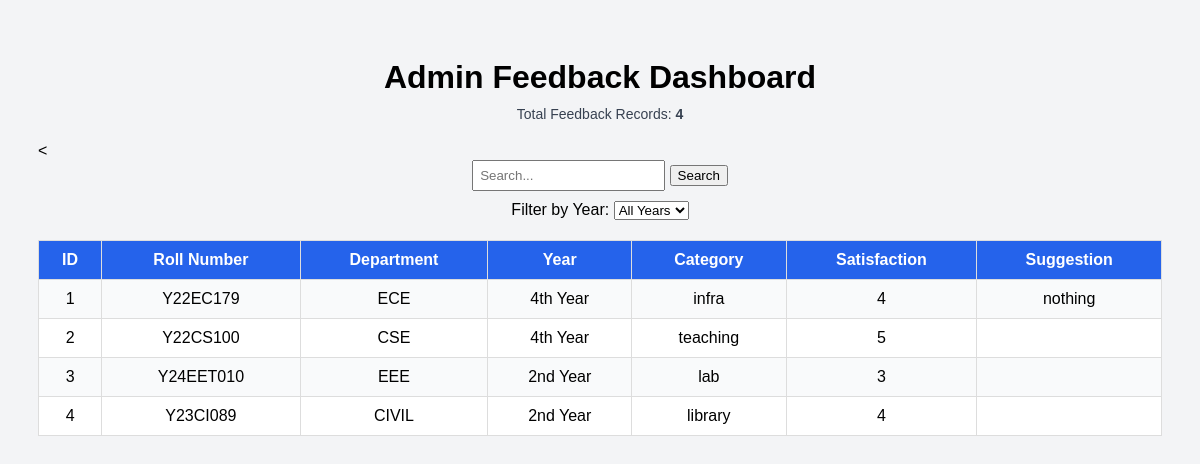
The page /admin (signed in) on the database its author committed.
### tables this page shows
CREATE TABLE feedback (
        id INTEGER PRIMARY KEY AUTOINCREMENT,
        roll_number TEXT,
        department TEXT,
        year TEXT,
        category TEXT,
        satisfaction INTEGER,
        suggestion TEXT
    );

### app.py (the view)
@app.route("/admin")
def admin():
    if "user" not in session:
        return redirect(url_for("login"))
    year = request.args.get("year")
    search = request.args.get("q", "")
    conn = sqlite3.connect("feedback.db")
    cursor = conn.cursor()
    if search:
        cursor.execute("""
            SELECT * FROM feedback
            WHERE roll_number LIKE ? OR category LIKE ? OR suggestion LIKE ?
        """, (f"%{search}%", f"%{search}%", f"%{search}%"))
    elif year and year != "":
        cursor.execute(
            "SELECT * FROM feedback WHERE year = ?",
            (year,)
        )
    else:
        cursor.execute("SELECT * FROM feedback")
    data = cursor.fetchall()
    conn.close()
    return render_template("admin.html", feedback=data, search=search)

### templates/admin.html (shortened to what this page needs)
<!DOCTYPE html>
<html>
<head>
</head>
<body>
<h1>Admin Feedback Dashboard</h1>
<div class="count">
    Total Feedback Records: <strong>{{ feedback|length }}</strong>
</div>
<<div class="filter">
    <form method="GET" action="/admin" style="margin-bottom:10px;">
        <input type="text" name="q" value="{{ search }}" placeholder="Search..." style="padding:6px;">
        <button type="submit">Search</button>
    </form>
    <form method="GET" action="/admin">
        <label>Filter by Year:</label>
        <select name="year" onchange="this.form.submit()">
            <option value="">All Years</option>
        </select>
    </form>
</div>
<table>
    <tr>
        <th>ID</th>
        <th>Roll Number</th>
        <th>Department</th>
        <th>Year</th>
        <th>Category</th>
        <th>Satisfaction</th>
        <th>Suggestion</th>
    </tr>
    {% if feedback|length == 0 %}
    <tr>
        <td colspan="7" class="no-data">
            No feedback available for selected year
        </td>
    </tr>
    {% else %}
        {% for row in feedback %}
        <tr>
            <td>{{ row[0] }}</td>
            <td>{{ row[1] }}</td>
            <td>{{ row[2] }}</td>
            <td>{{ row[3] }}</td>
            <td>{{ row[4] }}</td>
            <td>{{ row[5] }}</td>
            <td>{{ row[6] }}</td>
        </tr>
        {% endfor %}
    {% endif %}
</table>
</body>
</html>

### templates/admin.html (style rules this page uses)
body { font-family: Arial, sans-serif; background-color: #f3f4f6; padding: 30px; }
h1 { text-align: center; margin-bottom: 10px; }
.count { text-align: center; margin-bottom: 20px; font-size: 14px; color: #374151; }
.filter { text-align: center; margin-bottom: 20px; }
table { width: 100%; border-collapse: collapse; background-color: white; }
th, td { padding: 10px; border: 1px solid #ddd; text-align: center; }
th { background-color: #2563eb; color: white; }
tr:nth-child(even) { background-color: #f9fafb; }

### rows shown on the page
feedback: id "1", roll_number "Y22EC179", department "ECE", year "4th Year", category "infra", satisfaction "4", suggestion "nothing"
feedback: id "2", roll_number "Y22CS100", department "CSE", year "4th Year", category "teaching", satisfaction "5"
feedback: id "3", roll_number "Y24EET010", department "EEE", year "2nd Year", category "lab", satisfaction "3"
feedback: id "4", roll_number "Y23CI089", department "CIVIL", year "2nd Year", category "library", satisfaction "4"

### other values the page prints
{{ feedback|length }} "4"
